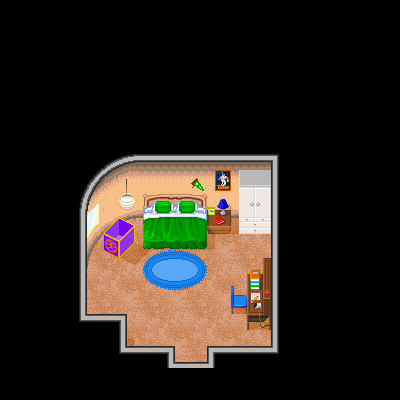

This game map was drawn from its Tiled (.tmx) file and the tilesets committed beside it. A one-line description and the full map source follow:
An orthogonal 25x25 tile map with 16x16 px tiles, 1 tile layer (Tile Layer 1).

<map version="1.10" tiledversion="1.10.1" orientation="orthogonal" renderorder="right-down" width="25" height="25" tilewidth="16" tileheight="16" infinite="0" nextlayerid="2" nextobjectid="1">
 <tileset firstgid="1" source="Goku_home.tsx" />
 <layer id="1" name="Tile Layer 1" width="25" height="25">
  <data encoding="csv">
0,0,0,0,0,0,0,0,0,0,0,0,0,0,0,0,0,0,0,0,0,0,0,0,0,
0,0,0,0,0,0,0,0,0,0,0,0,0,0,0,0,0,0,0,0,0,0,0,0,0,
0,0,0,0,0,0,0,0,0,0,0,0,0,0,0,0,0,0,0,0,0,0,0,0,0,
0,0,0,0,0,0,0,0,0,0,0,0,0,0,0,0,0,0,0,0,0,0,0,0,0,
0,0,0,0,0,0,0,0,0,0,0,0,0,0,0,0,0,0,0,0,0,0,0,0,0,
0,0,0,0,0,0,0,0,0,0,0,0,0,0,0,0,0,0,0,0,0,0,0,0,0,
0,0,0,0,0,0,0,0,0,0,0,0,0,0,0,0,0,0,0,0,0,0,0,0,0,
0,0,0,0,0,0,0,0,0,0,0,0,0,0,0,0,0,0,0,0,0,0,0,0,0,
0,0,0,0,0,0,0,0,0,0,0,0,0,0,0,0,0,0,0,0,0,0,0,0,0,
0,0,0,0,6536,6537,6538,6539,6540,6541,6542,6543,6544,6545,6546,6547,6548,6549,0,0,0,0,0,0,0,
0,0,0,0,6777,6778,6779,6780,6781,6782,6783,6784,6785,6786,6787,6788,6789,6790,0,0,0,0,0,0,0,
0,0,0,0,7018,7019,7020,7021,7022,7023,7024,7025,7026,7027,7028,7029,7030,7031,0,0,0,0,0,0,0,
0,0,0,0,7259,7260,7261,7262,7263,7264,7265,7266,7267,7268,7269,7270,7271,7272,0,0,0,0,0,0,0,
0,0,0,0,7500,7501,7502,7503,7504,7505,7506,7507,7508,7509,7510,7511,7512,7513,0,0,0,0,0,0,0,
0,0,0,0,7741,7742,7743,7744,7745,7746,7747,7748,7749,7750,7751,7752,7753,7754,0,0,0,0,0,0,0,
0,0,0,0,7982,7983,7984,7985,7986,7987,7988,7989,7990,7991,7992,7993,7994,7995,0,0,0,0,0,0,0,
0,0,0,0,8223,8224,8225,8226,8227,8228,8229,8230,8231,8232,8233,8234,8235,8236,0,0,0,0,0,0,0,
0,0,0,0,8464,8465,8466,8467,8468,8469,8470,8471,8472,8473,8474,8475,8476,8477,0,0,0,0,0,0,0,
0,0,0,0,8705,8706,8707,8708,8709,8710,8711,8712,8713,8714,8715,8716,8717,8718,0,0,0,0,0,0,0,
0,0,0,0,8946,8947,8948,8949,8950,8951,8952,8953,8954,8955,8956,8957,8958,8959,0,0,0,0,0,0,0,
0,0,0,0,9187,9188,9189,9190,9191,9192,9193,9194,9195,9196,9197,9198,9199,9200,0,0,0,0,0,0,0,
0,0,0,0,9428,9429,9430,9431,9432,9433,9434,9435,9436,9437,9438,9439,9440,9441,0,0,0,0,0,0,0,
0,0,0,0,9669,9670,9671,9672,9673,9674,9675,9676,9677,9678,9679,9680,9681,9682,0,0,0,0,0,0,0,
0,0,0,0,0,0,0,0,0,0,0,0,0,0,0,0,0,0,0,0,0,0,0,0,0,
0,0,0,0,0,0,0,0,0,0,0,0,0,0,0,0,0,0,0,0,0,0,0,0,0
</data>
 </layer>
</map>